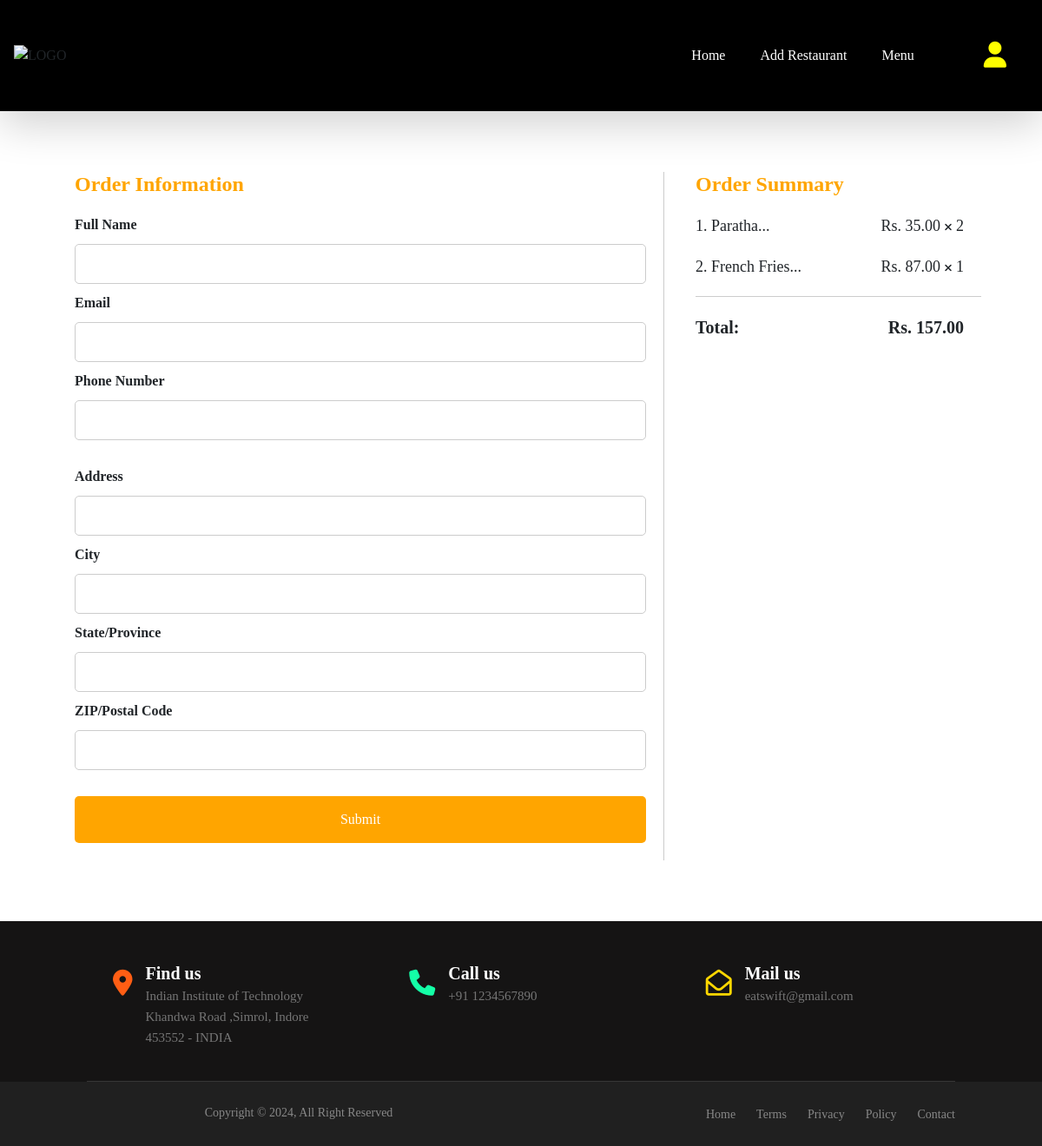
The page /order_details (signed in) on the database its author committed.
### restaurant/models.py (models this page shows, shortened)
class Cart(models.Model):
    user = models.ForeignKey(User, on_delete=models.CASCADE)
    item = models.ForeignKey(Item, on_delete=models.CASCADE)
    item_count = models.IntegerField(default=1)

class Item(models.Model):
    restaurant = models.ForeignKey(Restaurant, on_delete=models.CASCADE)
    item_name = models.CharField(max_length=255)
    item_description = models.CharField(max_length=1000)
    price = models.DecimalField(max_digits=10, decimal_places=2)
    image = models.ImageField(upload_to='item_images/',null=True)
    item_rating = models.DecimalField(max_digits=3,decimal_places=2,default=0.00)
    people_rated = models.PositiveIntegerField(default=0)

### restaurant/views.py (the view)
# urls.py: path('order_details', views.order_detail, name='order_detail'),
@login_required(login_url='/authpage')
def order_detail(request):
    user =  request.user
    total_cost  = 0
    cart_items = Cart.objects.filter(user = user,item_count__gt=0)
    for cart_item in  cart_items:
        total_cost += (cart_item.item.price)*(cart_item.item_count)
    if total_cost == 0:
        messages.success(request,"Please Add Item In the Cart")
        return redirect('cart_display')
    return render (request,"order_details.html",{"cart_items":cart_items,"total_cost":total_cost})

### templates/order_details.html (shortened to what this page needs)
{% extends 'base.html' %}
{% block body %}
<div class="order_details_container">
    <div class="order-form mx-3">
        <h2>Order Information</h2>
        <form action="/order" method="post">{% csrf_token %}
            <div class="form-section">
                <label for="name">Full Name</label>
                <input type="text" id="name" name="name" required>
                <label for="email">Email</label>
                <input type="email" id="email" name="email" required>
                <label for="phone">Phone Number</label>
                <input type="tel" id="phone" name="phone" required>
            </div>
            <div class="form-section">
                <label for="address">Address</label>
                <input type="text" id="address" name="address" required>
                <label for="city">City</label>
                <input type="text" id="city" name="city" required>
                <label for="state">State/Province</label>
                <input type="text" id="state" name="state" required>
                <label for="zip">ZIP/Postal Code</label>
                <input type="text" id="zip" name="zip" required>
            </div>
            <div class="form-section">
                <button type="submit">Submit</button>
            </div>
        </form>
    </div>
    <div class="order-summary">
        <h2>Order Summary</h2>
        <ul>{% for items in cart_items %}
            <li>{{forloop.counter}}. {{items.item.item_name|slice:"0:15"}}... <span class="prices"> Rs. {{items.item.price}} <i class="fas fa-times" style="font-size:12px;"></i> {{items.item_count}}</span></li>
            {% endfor %}
        </ul>
        <div class="order-total">Total: <span class="prices"> Rs. {{total_cost}}<span></div>
    </div>
</div>
 {% endblock %}

### rows shown on the page
Cart: item.item_name "Paratha", item.price "35.00", item_count "2"
Cart: item.item_name "French Fries", item.price "87.00", item_count "1"

### other values the page prints
{{ total_cost }} "157.00"
